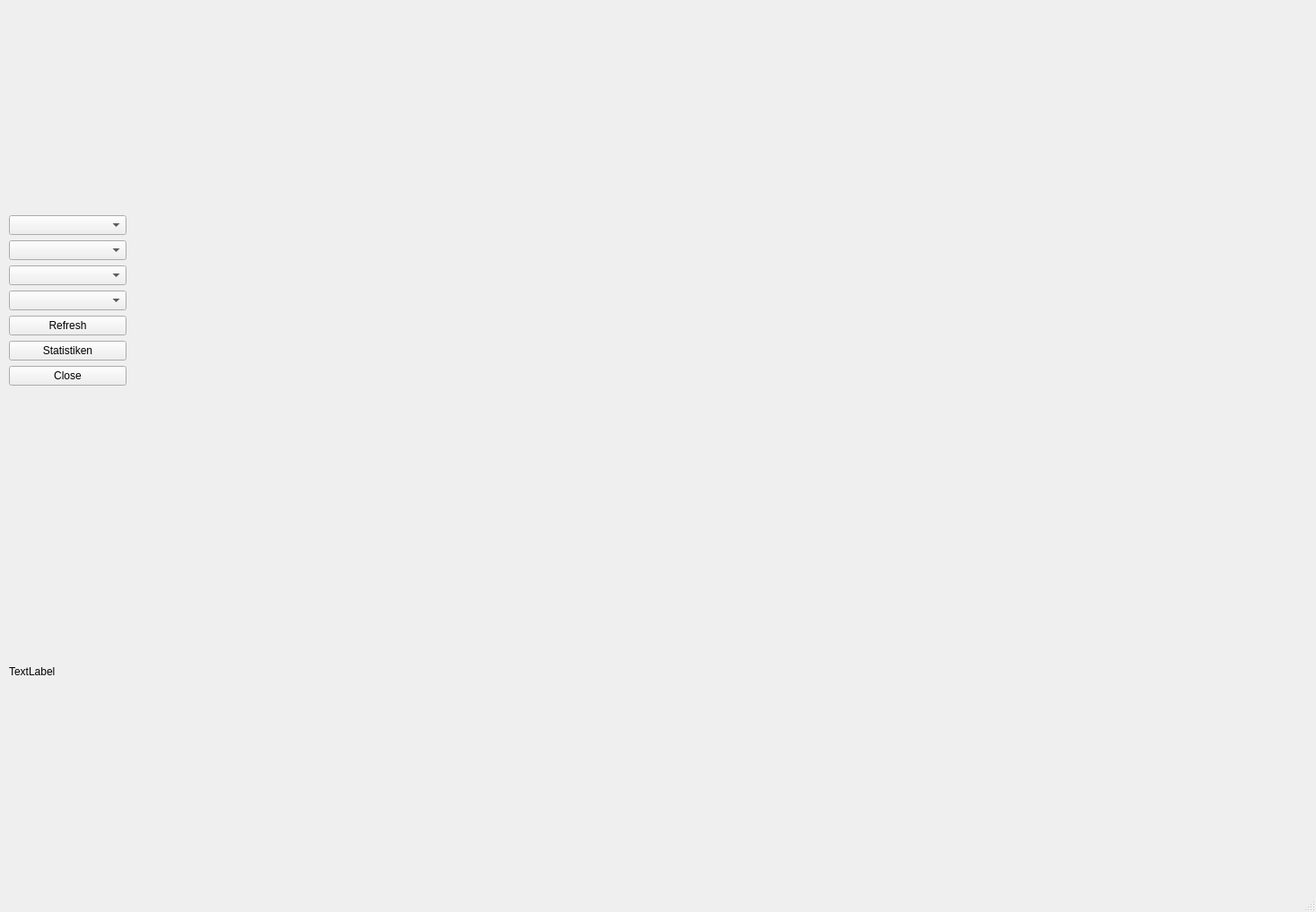
<?xml version="1.0" encoding="UTF-8"?>
<ui version="4.0">
 <class>Preisgruppen</class>
 <widget class="QMainWindow" name="Preisgruppen">
  <property name="geometry">
   <rect>
    <x>0</x>
    <y>0</y>
    <width>1467</width>
    <height>1017</height>
   </rect>
  </property>
  <property name="windowTitle">
   <string>Länder Analyse</string>
  </property>
  <widget class="QWidget" name="centralwidget">
   <widget class="QWidget" name="verticalLayoutWidget_2">
    <property name="geometry">
     <rect>
      <x>10</x>
      <y>240</y>
      <width>131</width>
      <height>721</height>
     </rect>
    </property>
    <layout class="QVBoxLayout" name="verticalLayout_3">
     <item>
      <widget class="QComboBox" name="comboBox_3"/>
     </item>
     <item>
      <widget class="QComboBox" name="comboBox_2"/>
     </item>
     <item>
      <widget class="QComboBox" name="comboBox_4"/>
     </item>
     <item>
      <widget class="QComboBox" name="comboBox"/>
     </item>
     <item>
      <widget class="QPushButton" name="refresh_b">
       <property name="text">
        <string>Refresh</string>
       </property>
      </widget>
     </item>
     <item>
      <widget class="QPushButton" name="b_stats">
       <property name="text">
        <string>Statistiken</string>
       </property>
      </widget>
     </item>
     <item>
      <widget class="QPushButton" name="b_close">
       <property name="text">
        <string>Close</string>
       </property>
      </widget>
     </item>
     <item>
      <spacer name="verticalSpacer">
       <property name="orientation">
        <enum>Qt::Vertical</enum>
       </property>
       <property name="sizeType">
        <enum>QSizePolicy::Fixed</enum>
       </property>
       <property name="sizeHint" stdset="0">
        <size>
         <width>20</width>
         <height>100</height>
        </size>
       </property>
      </spacer>
     </item>
     <item>
      <widget class="QLabel" name="logo">
       <property name="text">
        <string>TextLabel</string>
       </property>
      </widget>
     </item>
    </layout>
   </widget>
   <widget class="QWidget" name="horizontalLayoutWidget">
    <property name="geometry">
     <rect>
      <x>150</x>
      <y>0</y>
      <width>1311</width>
      <height>971</height>
     </rect>
    </property>
    <layout class="QHBoxLayout" name="horizontalLayout">
     <item>
      <layout class="QVBoxLayout" name="verticalLayout"/>
     </item>
     <item>
      <layout class="QVBoxLayout" name="verticalLayout_2"/>
     </item>
    </layout>
   </widget>
  </widget>
  <widget class="QMenuBar" name="menubar">
   <property name="geometry">
    <rect>
     <x>0</x>
     <y>0</y>
     <width>1467</width>
     <height>24</height>
    </rect>
   </property>
  </widget>
  <widget class="QStatusBar" name="statusbar"/>
 </widget>
 <resources/>
 <connections/>
</ui>
